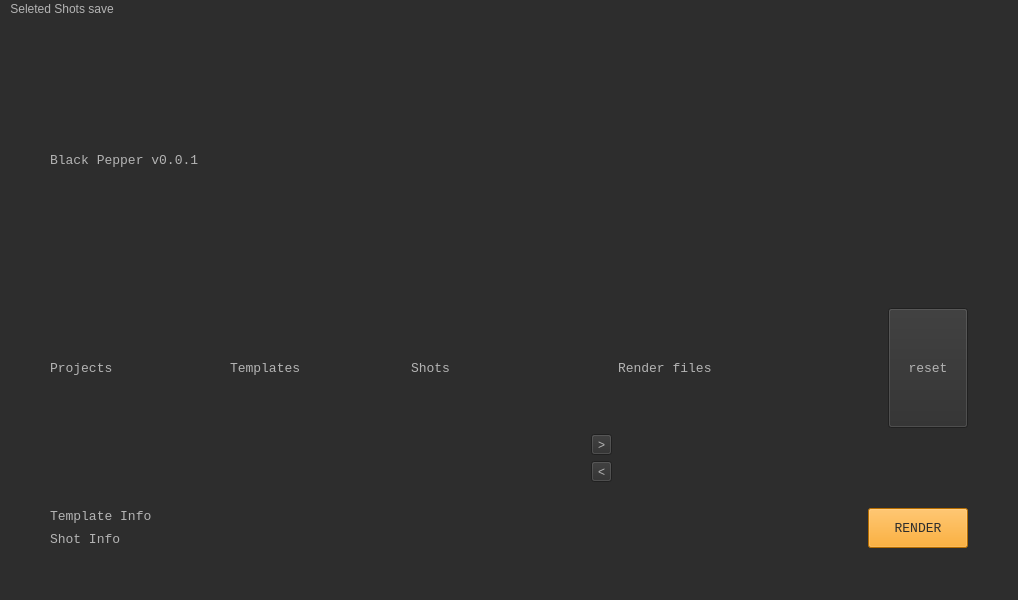
<?xml version="1.0" encoding="UTF-8"?>
<ui version="4.0">
 <class>BlackPepper</class>
 <widget class="QMainWindow" name="BlackPepper">
  <property name="geometry">
   <rect>
    <x>0</x>
    <y>0</y>
    <width>1018</width>
    <height>600</height>
   </rect>
  </property>
  <property name="windowTitle">
   <string>MainWindow</string>
  </property>
  <property name="styleSheet">
   <string notr="true">background-color: rgb(45, 45, 45);
selection-background-color: rgb(45, 180, 198);
font: 10pt&quot;Courier New&quot;;
color: rgb(180, 180, 180);
</string>
  </property>
  <property name="tabShape">
   <enum>QTabWidget::Rounded</enum>
  </property>
  <widget class="QWidget" name="centralwidget">
   <layout class="QGridLayout" name="gridLayout">
    <property name="leftMargin">
     <number>50</number>
    </property>
    <property name="topMargin">
     <number>30</number>
    </property>
    <property name="rightMargin">
     <number>50</number>
    </property>
    <property name="bottomMargin">
     <number>30</number>
    </property>
    <item row="0" column="0">
     <layout class="QVBoxLayout" name="verticalLayout">
      <item>
       <layout class="QVBoxLayout" name="verticalLayout_5">
        <item>
         <widget class="QLabel" name="label_6">
          <property name="font">
           <font>
            <family>Courier New</family>
            <pointsize>10</pointsize>
            <weight>50</weight>
            <italic>false</italic>
            <bold>false</bold>
           </font>
          </property>
          <property name="styleSheet">
           <string notr="true">font: 10pt&quot;Courier New&quot;;
color: rgb(180, 180, 180);</string>
          </property>
          <property name="text">
           <string>Black Pepper v0.0.1</string>
          </property>
         </widget>
        </item>
        <item>
         <layout class="QGridLayout" name="gridLayout_3">
          <item row="1" column="0">
           <widget class="QLabel" name="label_8">
            <property name="font">
             <font>
              <family>Courier New</family>
              <pointsize>10</pointsize>
              <weight>50</weight>
              <italic>false</italic>
              <bold>false</bold>
             </font>
            </property>
            <property name="text">
             <string>Projects</string>
            </property>
           </widget>
          </item>
          <item row="1" column="5">
           <layout class="QHBoxLayout" name="horizontalLayout_3">
            <item>
             <widget class="QLabel" name="label_10">
              <property name="font">
               <font>
                <family>Courier New</family>
                <pointsize>10</pointsize>
                <weight>50</weight>
                <italic>false</italic>
                <bold>false</bold>
               </font>
              </property>
              <property name="text">
               <string>Render files</string>
              </property>
             </widget>
            </item>
            <item>
             <spacer name="horizontalSpacer_5">
              <property name="orientation">
               <enum>Qt::Horizontal</enum>
              </property>
              <property name="sizeType">
               <enum>QSizePolicy::Fixed</enum>
              </property>
              <property name="sizeHint" stdset="0">
               <size>
                <width>40</width>
                <height>20</height>
               </size>
              </property>
             </spacer>
            </item>
            <item>
             <widget class="QPushButton" name="reset_btn">
              <property name="maximumSize">
               <size>
                <width>80</width>
                <height>120</height>
               </size>
              </property>
              <property name="font">
               <font>
                <family>Courier New</family>
                <pointsize>10</pointsize>
                <weight>50</weight>
                <italic>false</italic>
                <bold>false</bold>
               </font>
              </property>
              <property name="text">
               <string>reset</string>
              </property>
             </widget>
            </item>
           </layout>
          </item>
          <item row="1" column="2">
           <widget class="QLabel" name="label_11">
            <property name="font">
             <font>
              <family>Courier New</family>
              <pointsize>10</pointsize>
              <weight>50</weight>
              <italic>false</italic>
              <bold>false</bold>
             </font>
            </property>
            <property name="text">
             <string>Shots</string>
            </property>
           </widget>
          </item>
          <item row="2" column="3">
           <layout class="QVBoxLayout" name="verticalLayout_6">
            <item>
             <widget class="QToolButton" name="append_btn">
              <property name="text">
               <string>&gt;</string>
              </property>
             </widget>
            </item>
            <item>
             <widget class="QToolButton" name="del_btn">
              <property name="text">
               <string>&lt;</string>
              </property>
             </widget>
            </item>
           </layout>
          </item>
          <item row="1" column="1">
           <widget class="QLabel" name="label_12">
            <property name="font">
             <font>
              <family>Courier New</family>
              <pointsize>10</pointsize>
              <weight>50</weight>
              <italic>false</italic>
              <bold>false</bold>
             </font>
            </property>
            <property name="text">
             <string>Templates</string>
            </property>
           </widget>
          </item>
          <item row="0" column="0">
           <spacer name="verticalSpacer_2">
            <property name="orientation">
             <enum>Qt::Vertical</enum>
            </property>
            <property name="sizeType">
             <enum>QSizePolicy::Fixed</enum>
            </property>
            <property name="sizeHint" stdset="0">
             <size>
              <width>50</width>
              <height>30</height>
             </size>
            </property>
           </spacer>
          </item>
          <item row="0" column="5">
           <spacer name="horizontalSpacer_3">
            <property name="orientation">
             <enum>Qt::Horizontal</enum>
            </property>
            <property name="sizeType">
             <enum>QSizePolicy::Minimum</enum>
            </property>
            <property name="sizeHint" stdset="0">
             <size>
              <width>350</width>
              <height>1</height>
             </size>
            </property>
           </spacer>
          </item>
         </layout>
        </item>
       </layout>
      </item>
      <item>
       <spacer name="verticalSpacer_3">
        <property name="orientation">
         <enum>Qt::Vertical</enum>
        </property>
        <property name="sizeType">
         <enum>QSizePolicy::Fixed</enum>
        </property>
        <property name="sizeHint" stdset="0">
         <size>
          <width>20</width>
          <height>20</height>
         </size>
        </property>
       </spacer>
      </item>
      <item>
       <layout class="QHBoxLayout" name="horizontalLayout">
        <item>
         <layout class="QVBoxLayout" name="verticalLayout_3">
          <item>
           <layout class="QHBoxLayout" name="horizontalLayout_6">
            <item>
             <widget class="QLabel" name="label_9">
              <property name="sizePolicy">
               <sizepolicy hsizetype="Minimum" vsizetype="Preferred">
                <horstretch>0</horstretch>
                <verstretch>0</verstretch>
               </sizepolicy>
              </property>
              <property name="font">
               <font>
                <family>Courier New</family>
                <pointsize>10</pointsize>
                <weight>50</weight>
                <italic>false</italic>
                <bold>false</bold>
               </font>
              </property>
              <property name="text">
               <string>Template Info</string>
              </property>
             </widget>
            </item>
            <item>
             <widget class="QLabel" name="template_info_label">
              <property name="sizePolicy">
               <sizepolicy hsizetype="Minimum" vsizetype="Preferred">
                <horstretch>0</horstretch>
                <verstretch>0</verstretch>
               </sizepolicy>
              </property>
              <property name="minimumSize">
               <size>
                <width>600</width>
                <height>0</height>
               </size>
              </property>
              <property name="text">
               <string/>
              </property>
             </widget>
            </item>
           </layout>
          </item>
          <item>
           <layout class="QHBoxLayout" name="horizontalLayout_7">
            <item>
             <widget class="QLabel" name="label_7">
              <property name="sizePolicy">
               <sizepolicy hsizetype="Minimum" vsizetype="Preferred">
                <horstretch>0</horstretch>
                <verstretch>0</verstretch>
               </sizepolicy>
              </property>
              <property name="font">
               <font>
                <family>Courier New</family>
                <pointsize>10</pointsize>
                <weight>50</weight>
                <italic>false</italic>
                <bold>false</bold>
               </font>
              </property>
              <property name="text">
               <string>Shot Info</string>
              </property>
             </widget>
            </item>
            <item>
             <widget class="QLabel" name="shot_info_label">
              <property name="sizePolicy">
               <sizepolicy hsizetype="Minimum" vsizetype="Preferred">
                <horstretch>0</horstretch>
                <verstretch>0</verstretch>
               </sizepolicy>
              </property>
              <property name="minimumSize">
               <size>
                <width>600</width>
                <height>0</height>
               </size>
              </property>
              <property name="text">
               <string/>
              </property>
             </widget>
            </item>
           </layout>
          </item>
         </layout>
        </item>
        <item>
         <spacer name="horizontalSpacer">
          <property name="orientation">
           <enum>Qt::Horizontal</enum>
          </property>
          <property name="sizeType">
           <enum>QSizePolicy::Fixed</enum>
          </property>
          <property name="sizeHint" stdset="0">
           <size>
            <width>40</width>
            <height>20</height>
           </size>
          </property>
         </spacer>
        </item>
        <item>
         <widget class="QPushButton" name="render_btn">
          <property name="sizePolicy">
           <sizepolicy hsizetype="Fixed" vsizetype="Fixed">
            <horstretch>0</horstretch>
            <verstretch>0</verstretch>
           </sizepolicy>
          </property>
          <property name="minimumSize">
           <size>
            <width>100</width>
            <height>40</height>
           </size>
          </property>
          <property name="font">
           <font>
            <family>Courier New</family>
            <pointsize>10</pointsize>
            <weight>50</weight>
            <italic>false</italic>
            <bold>false</bold>
           </font>
          </property>
          <property name="cursor">
           <cursorShape>ArrowCursor</cursorShape>
          </property>
          <property name="styleSheet">
           <string notr="true">background-color: rgb(255, 153, 000);
color: rgb(45, 45, 45);</string>
          </property>
          <property name="text">
           <string>RENDER</string>
          </property>
          <property name="default">
           <bool>false</bool>
          </property>
         </widget>
        </item>
       </layout>
      </item>
     </layout>
    </item>
   </layout>
  </widget>
  <widget class="QMenuBar" name="menubar">
   <property name="geometry">
    <rect>
     <x>0</x>
     <y>0</y>
     <width>1018</width>
     <height>20</height>
    </rect>
   </property>
   <widget class="QMenu" name="menuSeleted_Shots_save">
    <property name="title">
     <string>Seleted Shots save</string>
    </property>
    <addaction name="separator"/>
   </widget>
   <addaction name="menuSeleted_Shots_save"/>
  </widget>
  <widget class="QStatusBar" name="statusbar"/>
 </widget>
 <resources/>
 <connections/>
</ui>
